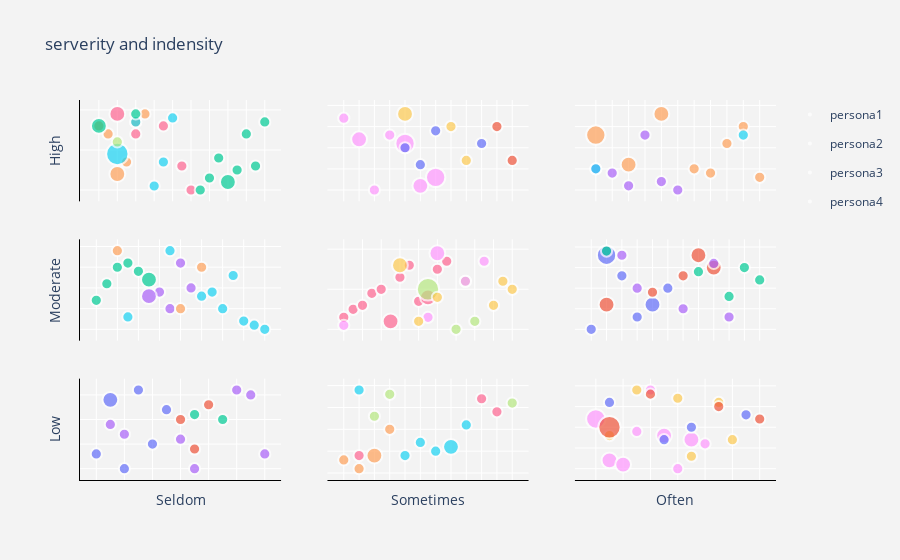

Write notebook code for a chart like this one.
### Code cell
from plotly.subplots import make_subplots
import random
fig = make_subplots(rows=3, cols=3)

    
#zone 1
fig.add_trace(go.Scatter(
                x=p1_1['Item'],y=random.sample(range(10, 30), len(p1_1)),name='persona1',
                marker_size=p1_1['Weight'],legendgroup='group1',
                 ),row=3,col=1)

fig.add_trace(go.Scatter(
                x=p2_1['Item'],name='persona2',y=random.sample(range(10, 30), len(p2_1)),
                marker_size=p2_1['Weight'],legendgroup='group2'),row=3,col=1)
fig.add_trace(go.Scatter(
                x=p3_1['Item'],name='persona3',y=random.sample(range(10, 30), len(p3_1)),
                marker_size=p3_1['Weight'],legendgroup='group3'),row=3,col=1)
fig.add_trace(go.Scatter(
                x=p4_1['Item'],name='persona4',y=random.sample(range(10, 30), len(p4_1)),
                marker_size=p4_1['Weight'],legendgroup='group4'),row=3,col=1)
#zone 2

fig.add_trace(go.Scatter(
                x=p1_2['Item'],name='',legendgroup='group1',y=random.sample(range(10, 30), len(p1_2)),
                marker_size=p1_2['Weight'],showlegend=False),row=3,col=2)
fig.add_trace(go.Scatter(
                x=p2_2['Item'],name='',y=random.sample(range(10, 30), len(p2_2)),
                marker_size=p2_2['Weight'],legendgroup='group2',showlegend=False),row=3,col=2)
fig.add_trace(go.Scatter(
                x=p3_2['Item'],name='',y=random.sample(range(10, 30), len(p3_2)),
                marker_size=p3_2['Weight'],legendgroup='group3',showlegend=False),row=3,col=2)
fig.add_trace(go.Scatter(
                x=p4_2['Item'],name='',y=random.sample(range(10, 30), len(p4_2)),
                marker_size=p4_2['Weight'],legendgroup='group4',showlegend=False),row=3,col=2)
#zone 3

fig.add_trace(go.Scatter(
                x=p1_3['Item'],name='',legendgroup='group1',y=random.sample(range(10, 30), len(p1_3)),
                marker_size=p1_3['Weight'],showlegend=False),row=3,col=3)
fig.add_trace(go.Scatter(
                x=p2_3['Item'],name='persona2',y=random.sample(range(10, 30), len(p2_3)),
                marker_size=p2_3['Weight'],legendgroup='group2',showlegend=False),row=3,col=3)
fig.add_trace(go.Scatter(
                x=p3_3['Item'],name='persona3',y=random.sample(range(10, 30), len(p3_3)),
                marker_size=p3_3['Weight'],legendgroup='group3',showlegend=False),row=3,col=3)
fig.add_trace(go.Scatter(
                x=p4_3['Item'],name='persona4',y=random.sample(range(10, 30), len(p4_3)),
                marker_size=p4_3['Weight'],legendgroup='group4',showlegend=False),row=3,col=3)
#zone 4
fig.add_trace(go.Scatter(
                x=p1_4['Item'],name='',legendgroup='group1',y=random.sample(range(10, 30), len(p1_4)),
                marker_size=p1_4['Weight'],showlegend=False),row=2,col=1)
fig.add_trace(go.Scatter(
                x=p2_4['Item'],name='',y=random.sample(range(10, 30), len(p2_4)),
                marker_size=p2_4['Weight'],legendgroup='group2',showlegend=False),row=2,col=1)
fig.add_trace(go.Scatter(
                x=p3_4['Item'],name='',y=random.sample(range(10, 30), len(p3_4)),
                marker_size=p3_4['Weight'],legendgroup='group3',showlegend=False),row=2,col=1)
fig.add_trace(go.Scatter(
                x=p4_4['Item'],name='',y=random.sample(range(10, 30), len(p4_4)),
                marker_size=p4_4['Weight'],legendgroup='group4',showlegend=False),row=2,col=1)


#zone 5

fig.add_trace(go.Scatter(
                x=p1_5['Item'],name='',legendgroup='group1',y=random.sample(range(10, 30), len(p1_5)),
                marker_size=p1_5['Weight'],showlegend=False),row=2,col=2)
fig.add_trace(go.Scatter(
                x=p2_5['Item'],name='',y=random.sample(range(10, 30), len(p2_5)),
                marker_size=p2_5['Weight'],legendgroup='group2',showlegend=False),row=2,col=2)
fig.add_trace(go.Scatter(
                x=p3_5['Item'],name='',y=random.sample(range(10, 30), len(p3_5)),
                marker_size=p3_5['Weight'],legendgroup='group3',showlegend=False),row=2,col=2)
fig.add_trace(go.Scatter(
                x=p4_5['Item'],name='',y=random.sample(range(10, 30), len(p4_5)),
                marker_size=p4_5['Weight'],legendgroup='group4',showlegend=False),row=2,col=2)

#zone 6

fig.add_trace(go.Scatter(
                x=p1_6['Item'],name='',legendgroup='group1',y=random.sample(range(10, 30), len(p1_6)),
                marker_size=p1_6['Weight'],showlegend=False),row=2,col=3)
fig.add_trace(go.Scatter(
                x=p2_6['Item'],name='',y=random.sample(range(10, 30), len(p2_6)),
                marker_size=p2_6['Weight'],legendgroup='group2',showlegend=False),row=2,col=3)
fig.add_trace(go.Scatter(
                x=p3_6['Item'],name='',y=random.sample(range(10, 30), len(p3_6)),
                marker_size=p3_6['Weight'],legendgroup='group3',showlegend=False),row=2,col=3)
fig.add_trace(go.Scatter(
                x=p4_6['Item'],name='',y=random.sample(range(10, 30), len(p4_6)),
                marker_size=p4_6['Weight'],legendgroup='group4',showlegend=False),row=2,col=3)

#zone 7

fig.add_trace(go.Scatter(
                x=p1_7['Item'],name='',legendgroup='group1',y=random.sample(range(10, 30), len(p1_7)),
                marker_size=p1_7['Weight'],showlegend=False),row=1,col=1)
fig.add_trace(go.Scatter(
                x=p2_7['Item'],name='',y=random.sample(range(10, 30), len(p2_7)),
                marker_size=p2_7['Weight'],legendgroup='group2',showlegend=False),row=1,col=1)
fig.add_trace(go.Scatter(
                x=p3_7['Item'],name='',y=random.sample(range(10, 30), len(p3_7)),
                marker_size=p3_7['Weight'],legendgroup='group3',showlegend=False),row=1,col=1)
fig.add_trace(go.Scatter(
                x=p4_7['Item'],name='',y=random.sample(range(10, 30), len(p4_7)),
                marker_size=p4_7['Weight'],legendgroup='group4',showlegend=False),row=1,col=1)
#zone 8

fig.add_trace(go.Scatter(
                x=p1_8['Item'],name='',legendgroup='group1',y=random.sample(range(10, 30), len(p1_8)),
                marker_size=p1_8['Weight'],showlegend=False),row=1,col=2)
fig.add_trace(go.Scatter(
                x=p2_8['Item'],name='',y=random.sample(range(10, 30), len(p2_8)),
                marker_size=p2_8['Weight'],legendgroup='group2',showlegend=False),row=1,col=2)
fig.add_trace(go.Scatter(
                x=p3_8['Item'],name='',y=random.sample(range(10, 30), len(p3_8)),
                marker_size=p3_8['Weight'],legendgroup='group3',showlegend=False),row=1,col=2)
fig.add_trace(go.Scatter(
                x=p4_8['Item'],name='',y=random.sample(range(10, 30), len(p4_8)),
                marker_size=p4_8['Weight'],legendgroup='group4',showlegend=False),row=1,col=2)
#zone 9

fig.add_trace(go.Scatter(
                x=p1_9['Item'],name='',legendgroup='group1',y=random.sample(range(10, 30), len(p1_9)),
                marker_size=p1_9['Weight'],showlegend=False),row=1,col=1)
fig.add_trace(go.Scatter(
                x=p2_9['Item'],name='',y=random.sample(range(10, 30), len(p2_9)),
                marker_size=p2_9['Weight'],legendgroup='group2',showlegend=False),row=1,col=3)
fig.add_trace(go.Scatter(
                x=p3_9['Item'],name='',y=random.sample(range(10, 30), len(p3_9)),
                marker_size=p3_9['Weight'],legendgroup='group3',showlegend=False),row=1,col=3)
fig.add_trace(go.Scatter(
                x=p4_9['Item'],name='',y=random.sample(range(10, 30), len(p4_9)),
                marker_size=p4_9['Weight'],legendgroup='group4',showlegend=False),row=1,col=3)

sizeref =  2.*80/(100**2)

fig.update_traces(mode='markers', marker=dict(sizemode='area',
                                              sizeref=sizeref, line_width=2))
fig.update_yaxes(visible=True, showticklabels=False)
fig.update_xaxes(visible=True, showticklabels=False)
# fig.update_xaxes(visible=True,showticklabels=False, row=3,col=1)
# fig.update_yaxes(visible=True,showticklabels=False, row=3,col=1)
fig['layout']['xaxis7']['title']='Seldom'
fig['layout']['xaxis8']['title']='Sometimes'
fig['layout']['xaxis9']['title']='Often'
fig['layout']['yaxis1']['title']='High'
fig['layout']['yaxis4']['title']='Moderate'
fig['layout']['yaxis7']['title']='Low'
fig.update_xaxes(showline=True, linewidth=1, linecolor='black', row=3, col=1)
fig.update_yaxes(showline=True, linewidth=1, linecolor='black', row=1, col=1)
fig.update_xaxes(showline=True, linewidth=1, linecolor='black', row=3, col=2)
fig.update_yaxes(showline=True, linewidth=1, linecolor='black', row=2, col=1)
fig.update_xaxes(showline=True, linewidth=1, linecolor='black', row=3, col=3)
fig.update_yaxes(showline=True, linewidth=1, linecolor='black', row=3, col=1)

fig.update_layout(
    title='serverity and indensity',
    paper_bgcolor='rgb(243, 243, 243)',
    plot_bgcolor='rgb(243, 243, 243)',
)

fig.show()

### Figure 1 — Plotly figure (JSON) as saved in the notebook; plotly's stock layout.template omitted (floating-point values rounded to 4 significant figures)
{"data": [{"legendgroup": "group1", "marker": {"line": {"width": 2}, "size": [1, 2, 1, 1, 1, 1], "sizemode": "area", "sizeref": 0.016}, "mode": "markers", "name": "persona1", "type": "scatter", "x": ["being with/around friends", "finances", "future", "physical health", "quizzes/exams", "work"], "xaxis": "x7", "y": [13, 24, 10, 26, 15, 22], "yaxis": "y7"}, {"legendgroup": "group2", "marker": {"line": {"width": 2}, "size": [1, 1, 1], "sizemode": "area", "sizeref": 0.016}, "mode": "markers", "name": "persona2", "type": "scatter", "x": ["class", "presentations", "projects"], "xaxis": "x7", "y": [20, 14, 23], "yaxis": "y7"}, {"legendgroup": "group3", "marker": {"line": {"width": 2}, "size": [1, 1], "sizemode": "area", "sizeref": 0.016}, "mode": "markers", "name": "persona3", "type": "scatter", "x": ["homework", "presentations"], "xaxis": "x7", "y": [20, 21], "yaxis": "y7"}, {"legendgroup": "group4", "marker": {"line": {"width": 2}, "size": [1, 1, 1, 1, 1, 1, 1], "sizemode": "area", "sizeref": 0.016}, "mode": "markers", "name": "persona4", "type": "scatter", "x": ["being vulnerable in therapy", "class", "finances", "future", "Internship", "lab", "presentations"], "xaxis": "x7", "y": [26, 16, 19, 17, 25, 13, 10], "yaxis": "y7"}, {"legendgroup": "group1", "marker": {"line": {"width": 2}, "size": [1, 1, 2, 1], "sizemode": "area", "sizeref": 0.016}, "mode": "markers", "name": "", "showlegend": false, "type": "scatter", "x": ["planning", "projects", "quizzes/exams", "work"], "xaxis": "x8", "y": [13, 11, 14, 20], "yaxis": "y8"}, {"legendgroup": "group2", "marker": {"line": {"width": 2}, "size": [1, 1, 1, 1, 2, 1], "sizemode": "area", "sizeref": 0.016}, "mode": "markers", "name": "", "showlegend": false, "type": "scatter", "x": ["family", "health", "homework", "projects", "relationship", "workout"], "xaxis": "x8", "y": [14, 17, 15, 29, 16, 21], "yaxis": "y8"}, {"legendgroup": "group3", "marker": {"line": {"width": 2}, "size": [1, 1, 1], "sizemode": "area", "sizeref": 0.016}, "mode": "markers", "name": "", "showlegend": false, "type": "scatter", "x": ["going to church", "optional programs", "projects"], "xaxis": "x8", "y": [27, 24, 14], "yaxis": "y8"}, {"legendgroup": "group4", "marker": {"line": {"width": 2}, "size": [1, 1, 1], "sizemode": "area", "sizeref": 0.016}, "mode": "markers", "name": "", "showlegend": false, "type": "scatter", "x": ["presentations", "quizzes/exams", "work"], "xaxis": "x8", "y": [26, 23, 28], "yaxis": "y8"}, {"legendgroup": "group1", "marker": {"line": {"width": 2}, "size": [3, 2, 2, 1, 1, 2, 1, 2, 1], "sizemode": "area", "sizeref": 0.016}, "mode": "markers", "name": "", "showlegend": false, "type": "scatter", "x": ["health", "homework", "lectures", "planning", "presentations", "quizzes/exams", "relationship", "sleep", "work"], "xaxis": "x9", "y": [22, 12, 11, 19, 29, 18, 10, 17, 16], "yaxis": "y9"}, {"legendgroup": "group2", "marker": {"line": {"width": 2}, "size": [1, 1, 1, 1, 1, 1], "sizemode": "area", "sizeref": 0.016}, "mode": "markers", "name": "persona2", "showlegend": false, "type": "scatter", "x": ["homework", "hygiene", "planning", "relationship", "sleep", "writing papers"], "xaxis": "x9", "y": [18, 26, 29, 27, 13, 17], "yaxis": "y9"}, {"legendgroup": "group3", "marker": {"line": {"width": 2}, "size": [1, 1, 1, 1], "sizemode": "area", "sizeref": 0.016}, "mode": "markers", "name": "persona3", "showlegend": false, "type": "scatter", "x": ["group work", "homework", "quizzes/exams", "sleep"], "xaxis": "x9", "y": [23, 26, 17, 20], "yaxis": "y9"}, {"legendgroup": "group4", "marker": {"line": {"width": 2}, "size": [1, 4, 1, 1], "sizemode": "area", "sizeref": 0.016}, "mode": "markers", "name": "persona4", "showlegend": false, "type": "scatter", "x": ["developing accessible hobbies", "homework", "hygiene", "presentations"], "xaxis": "x9", "y": [22, 20, 25, 28], "yaxis": "y9"}, {"legendgroup": "group1", "marker": {"line": {"width": 2}, "size": [1, 1, 1, 1, 1, 2], "sizemode": "area", "sizeref": 0.016}, "mode": "markers", "name": "", "showlegend": false, "type": "scatter", "x": ["health", "housing", "internship", "midterms/finals", "optional academic programs", "presentations"], "xaxis": "x4", "y": [17, 21, 25, 26, 24, 22], "yaxis": "y4"}, {"legendgroup": "group2", "marker": {"line": {"width": 2}, "size": [1, 2, 1, 1, 1], "sizemode": "area", "sizeref": 0.016}, "mode": "markers", "name": "", "showlegend": false, "type": "scatter", "x": ["GPA", "presentations", "scholarship", "socializing", "study abroad"], "xaxis": "x4", "y": [19, 18, 15, 26, 20], "yaxis": "y4"}, {"legendgroup": "group3", "marker": {"line": {"width": 2}, "size": [1, 1, 1], "sizemode": "area", "sizeref": 0.016}, "mode": "markers", "name": "", "showlegend": false, "type": "scatter", "x": ["class", "internship", "socializing"], "xaxis": "x4", "y": [25, 29, 15], "yaxis": "y4"}, {"legendgroup": "group4", "marker": {"line": {"width": 2}, "size": [1, 1, 1, 1, 1, 1, 1, 1, 1], "sizemode": "area", "sizeref": 0.016}, "mode": "markers", "name": "", "showlegend": false, "type": "scatter", "x": ["class", "Family", "midterms/finals", "projects", "quizzes/exams", "Resident Advising", "scholarship", "when I feel like I don’t have time", "writing papers"], "xaxis": "x4", "y": [18, 19, 13, 15, 23, 12, 29, 11, 10], "yaxis": "y4"}, {"legendgroup": "group1", "marker": {"line": {"width": 2}, "size": [1, 1, 1, 1, 1, 2, 1, 1, 1, 2, 1, 1], "sizemode": "area", "sizeref": 0.016}, "mode": "markers", "name": "", "showlegend": false, "type": "scatter", "x": ["family", "health ", "internships", "job and career", "lab", "midterms/finals", "optional academic programs", "presentations", "projects", "quizzes/exams", "relationship", "study abroad"], "xaxis": "x5", "y": [13, 15, 16, 19, 20, 12, 23, 26, 17, 18, 25, 27], "yaxis": "y5"}, {"legendgroup": "group2", "marker": {"line": {"width": 2}, "size": [1, 1, 1, 4], "sizemode": "area", "sizeref": 0.016}, "mode": "markers", "name": "", "showlegend": false, "type": "scatter", "x": ["body image", "finances", "homework", "quizzes/exams"], "xaxis": "x5", "y": [10, 22, 12, 20], "yaxis": "y5"}, {"legendgroup": "group3", "marker": {"line": {"width": 2}, "size": [1, 1, 1, 1, 2], "sizemode": "area", "sizeref": 0.016}, "mode": "markers", "name": "", "showlegend": false, "type": "scatter", "x": ["class", "family", "finances", "quizzes/exams", "relationship"], "xaxis": "x5", "y": [27, 11, 22, 13, 29], "yaxis": "y5"}, {"legendgroup": "group4", "marker": {"line": {"width": 2}, "size": [1, 1, 2, 1, 1, 1], "sizemode": "area", "sizeref": 0.016}, "mode": "markers", "name": "", "showlegend": false, "type": "scatter", "x": ["future", "group work", "optional academic programs", "projects", "relationship", "socializing"], "xaxis": "x5", "y": [16, 22, 26, 12, 18, 20], "yaxis": "y5"}, {"legendgroup": "group1", "marker": {"line": {"width": 2}, "size": [1, 3, 1, 1, 2, 1], "sizemode": "area", "sizeref": 0.016}, "mode": "markers", "name": "", "showlegend": false, "type": "scatter", "x": ["class", "homework", "lectures", "physical health", "projects", "relationship"], "xaxis": "x6", "y": [10, 28, 23, 13, 16, 20], "yaxis": "y6"}, {"legendgroup": "group2", "marker": {"line": {"width": 2}, "size": [1, 2, 1, 2, 2], "sizemode": "area", "sizeref": 0.016}, "mode": "markers", "name": "", "showlegend": false, "type": "scatter", "x": ["finance", "homework", "projects", "quizzes/exams", "work"], "xaxis": "x6", "y": [23, 16, 19, 28, 25], "yaxis": "y6"}, {"legendgroup": "group3", "marker": {"line": {"width": 2}, "size": [1, 1, 1, 1, 1], "sizemode": "area", "sizeref": 0.016}, "mode": "markers", "name": "", "showlegend": false, "type": "scatter", "x": ["future", "homework", "hygiene ", "presentations", "quizzes/exams"], "xaxis": "x6", "y": [18, 29, 25, 22, 24], "yaxis": "y6"}, {"legendgroup": "group4", "marker": {"line": {"width": 2}, "size": [1, 1, 1, 1, 1], "sizemode": "area", "sizeref": 0.016}, "mode": "markers", "name": "", "showlegend": false, "type": "scatter", "x": ["finance", "future", "lectures", "physical health", "work"], "xaxis": "x6", "y": [15, 13, 28, 20, 26], "yaxis": "y6"}, {"legendgroup": "group1", "marker": {"line": {"width": 2}, "size": [1, 1, 2, 1, 1, 1], "sizemode": "area", "sizeref": 0.016}, "mode": "markers", "name": "", "showlegend": false, "type": "scatter", "x": ["future", "internship and job search ", "midterm/final", "presentations", "projects", "talking to teachers"], "xaxis": "x", "y": [26, 24, 14, 17, 27, 29], "yaxis": "y"}, {"legendgroup": "group2", "marker": {"line": {"width": 2}, "size": [1, 4, 1, 1, 1], "sizemode": "area", "sizeref": 0.016}, "mode": "markers", "name": "", "showlegend": false, "type": "scatter", "x": ["GPA", "midterm/final", "projects", "quizzes/exams", "relationship"], "xaxis": "x", "y": [11, 19, 27, 17, 28], "yaxis": "y"}, {"legendgroup": "group3", "marker": {"line": {"width": 2}, "size": [1, 2, 1, 1, 1], "sizemode": "area", "sizeref": 0.016}, "mode": "markers", "name": "", "showlegend": false, "type": "scatter", "x": ["group work", "midterm/final", "physical health", "projects", "quizzes/exams"], "xaxis": "x", "y": [16, 29, 10, 24, 26], "yaxis": "y"}, {"legendgroup": "group4", "marker": {"line": {"width": 2}, "size": [1], "sizemode": "area", "sizeref": 0.016}, "mode": "markers", "name": "", "showlegend": false, "type": "scatter", "x": ["midterm/final"], "xaxis": "x", "y": [22], "yaxis": "y"}, {"legendgroup": "group1", "marker": {"line": {"width": 2}, "size": [1, 2, 1, 1, 3, 2, 3], "sizemode": "area", "sizeref": 0.016}, "mode": "markers", "name": "", "showlegend": false, "type": "scatter", "x": ["body image", "future", "GPA", "mean classmates", "midterms/finals", "projects", "quizzes/exams"], "xaxis": "x2", "y": [27, 22, 10, 23, 21, 11, 13], "yaxis": "y2"}, {"legendgroup": "group2", "marker": {"line": {"width": 2}, "size": [1, 1, 2], "sizemode": "area", "sizeref": 0.016}, "mode": "markers", "name": "", "showlegend": false, "type": "scatter", "x": ["health", "homework", "midterms/finals"], "xaxis": "x2", "y": [25, 17, 28], "yaxis": "y2"}, {"legendgroup": "group3", "marker": {"line": {"width": 2}, "size": [1, 1, 1, 1], "sizemode": "area", "sizeref": 0.016}, "mode": "markers", "name": "", "showlegend": false, "type": "scatter", "x": ["finances", "midterms/finals", "projects", "quizzes/exams"], "xaxis": "x2", "y": [21, 20, 16, 24], "yaxis": "y2"}, {"legendgroup": "group4", "marker": {"line": {"width": 2}, "size": [1, 1], "sizemode": "area", "sizeref": 0.016}, "mode": "markers", "name": "", "showlegend": false, "type": "scatter", "x": ["compounding stress", "mental health"], "xaxis": "x2", "y": [25, 17], "yaxis": "y2"}, {"legendgroup": "group1", "marker": {"line": {"width": 2}, "size": [1, 1, 1, 2, 2, 1, 1, 1, 1, 1], "sizemode": "area", "sizeref": 0.016}, "mode": "markers", "name": "", "showlegend": false, "type": "scatter", "x": ["class", "family", "finances", "future", "group projects", "health", "homework", "planning", "projects", "socializing"], "xaxis": "x", "y": [10, 13, 18, 26, 12, 15, 24, 16, 29, 27], "yaxis": "y"}, {"legendgroup": "group2", "marker": {"line": {"width": 2}, "size": [1, 1, 1, 1, 1, 1], "sizemode": "area", "sizeref": 0.016}, "mode": "markers", "name": "", "showlegend": false, "type": "scatter", "x": ["future", "health", "homework", "loss of parents", "mental health", "quizzes/exams"], "xaxis": "x3", "y": [15, 14, 11, 23, 12, 10], "yaxis": "y3"}, {"legendgroup": "group3", "marker": {"line": {"width": 2}, "size": [1, 1, 3, 1, 2, 2, 1, 1], "sizemode": "area", "sizeref": 0.016}, "mode": "markers", "name": "", "showlegend": false, "type": "scatter", "x": ["class", "finances", "future", "group projects", "homework", "mental health", "relationships", "work"], "xaxis": "x3", "y": [15, 14, 23, 21, 16, 28, 25, 13], "yaxis": "y3"}, {"legendgroup": "group4", "marker": {"line": {"width": 2}, "size": [1, 1], "sizemode": "area", "sizeref": 0.016}, "mode": "markers", "name": "", "showlegend": false, "type": "scatter", "x": ["future", "relationships"], "xaxis": "x3", "y": [15, 23], "yaxis": "y3"}], "layout": {"paper_bgcolor": "rgb(243, 243, 243)", "plot_bgcolor": "rgb(243, 243, 243)", "title": {"text": "serverity and indensity"}, "xaxis": {"anchor": "y", "domain": [0, 0.2889], "showticklabels": false, "visible": true}, "xaxis2": {"anchor": "y2", "domain": [0.3556, 0.6444], "showticklabels": false, "visible": true}, "xaxis3": {"anchor": "y3", "domain": [0.7111, 1], "showticklabels": false, "visible": true}, "xaxis4": {"anchor": "y4", "domain": [0, 0.2889], "showticklabels": false, "visible": true}, "xaxis5": {"anchor": "y5", "domain": [0.3556, 0.6444], "showticklabels": false, "visible": true}, "xaxis6": {"anchor": "y6", "domain": [0.7111, 1], "showticklabels": false, "visible": true}, "xaxis7": {"anchor": "y7", "domain": [0, 0.2889], "linecolor": "black", "linewidth": 1, "showline": true, "showticklabels": false, "title": {"text": "Seldom"}, "visible": true}, "xaxis8": {"anchor": "y8", "domain": [0.3556, 0.6444], "linecolor": "black", "linewidth": 1, "showline": true, "showticklabels": false, "title": {"text": "Sometimes"}, "visible": true}, "xaxis9": {"anchor": "y9", "domain": [0.7111, 1], "linecolor": "black", "linewidth": 1, "showline": true, "showticklabels": false, "title": {"text": "Often"}, "visible": true}, "yaxis": {"anchor": "x", "domain": [0.7333, 1], "linecolor": "black", "linewidth": 1, "showline": true, "showticklabels": false, "title": {"text": "High"}, "visible": true}, "yaxis2": {"anchor": "x2", "domain": [0.7333, 1], "showticklabels": false, "visible": true}, "yaxis3": {"anchor": "x3", "domain": [0.7333, 1], "showticklabels": false, "visible": true}, "yaxis4": {"anchor": "x4", "domain": [0.3667, 0.6333], "linecolor": "black", "linewidth": 1, "showline": true, "showticklabels": false, "title": {"text": "Moderate"}, "visible": true}, "yaxis5": {"anchor": "x5", "domain": [0.3667, 0.6333], "showticklabels": false, "visible": true}, "yaxis6": {"anchor": "x6", "domain": [0.3667, 0.6333], "showticklabels": false, "visible": true}, "yaxis7": {"anchor": "x7", "domain": [0, 0.2667], "linecolor": "black", "linewidth": 1, "showline": true, "showticklabels": false, "title": {"text": "Low"}, "visible": true}, "yaxis8": {"anchor": "x8", "domain": [0, 0.2667], "showticklabels": false, "visible": true}, "yaxis9": {"anchor": "x9", "domain": [0, 0.2667], "showticklabels": false, "visible": true}}}
